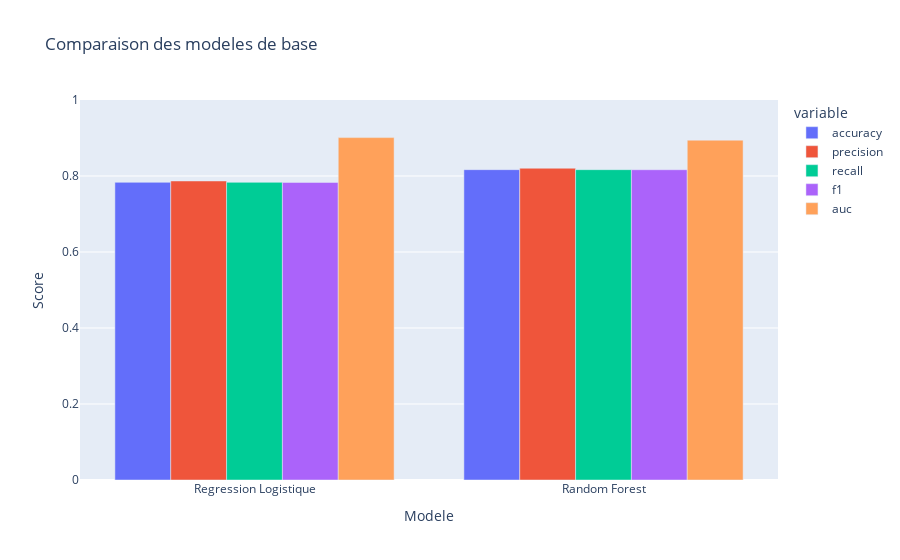

The notebook cell this image was saved under:
### Code cell
# Comparaison visuelle des deux modeles
comparison = pd.DataFrame({
    "Regression Logistique": logreg["result"]["metrics"],
    "Random Forest": rf["result"]["metrics"]
})
fig = px.bar(comparison.T, barmode="group", title="Comparaison des modeles de base",
             labels={"value": "Score", "index": "Modele"})
fig.update_layout(yaxis_range=[0, 1])
fig.show()

# Interpretation :
# - Si les scores sont proches, le probleme est probablement lineairement separable
# - Si Random Forest domine nettement, il y a des relations non-lineaires
# - L'AUC est souvent la metrique la plus fiable pour comparer des classifieurs

### Figure 1 — Plotly figure (JSON) as saved in the notebook; plotly's stock layout.template omitted (floating-point values rounded to 4 significant figures)
{"data": [{"alignmentgroup": "True", "hovertemplate": "variable=accuracy<br>Modele=%{x}<br>Score=%{y}<extra></extra>", "legendgroup": "accuracy", "marker": {"color": "#636efa", "pattern": {"shape": ""}}, "name": "accuracy", "offsetgroup": "accuracy", "orientation": "v", "showlegend": true, "textposition": "auto", "type": "bar", "x": ["Regression Logistique", "Random Forest"], "xaxis": "x", "y": [0.7833, 0.8167], "yaxis": "y"}, {"alignmentgroup": "True", "hovertemplate": "variable=precision<br>Modele=%{x}<br>Score=%{y}<extra></extra>", "legendgroup": "precision", "marker": {"color": "#EF553B", "pattern": {"shape": ""}}, "name": "precision", "offsetgroup": "precision", "orientation": "v", "showlegend": true, "textposition": "auto", "type": "bar", "x": ["Regression Logistique", "Random Forest"], "xaxis": "x", "y": [0.7869, 0.8205], "yaxis": "y"}, {"alignmentgroup": "True", "hovertemplate": "variable=recall<br>Modele=%{x}<br>Score=%{y}<extra></extra>", "legendgroup": "recall", "marker": {"color": "#00cc96", "pattern": {"shape": ""}}, "name": "recall", "offsetgroup": "recall", "orientation": "v", "showlegend": true, "textposition": "auto", "type": "bar", "x": ["Regression Logistique", "Random Forest"], "xaxis": "x", "y": [0.7833, 0.8167], "yaxis": "y"}, {"alignmentgroup": "True", "hovertemplate": "variable=f1<br>Modele=%{x}<br>Score=%{y}<extra></extra>", "legendgroup": "f1", "marker": {"color": "#ab63fa", "pattern": {"shape": ""}}, "name": "f1", "offsetgroup": "f1", "orientation": "v", "showlegend": true, "textposition": "auto", "type": "bar", "x": ["Regression Logistique", "Random Forest"], "xaxis": "x", "y": [0.7832, 0.8165], "yaxis": "y"}, {"alignmentgroup": "True", "hovertemplate": "variable=auc<br>Modele=%{x}<br>Score=%{y}<extra></extra>", "legendgroup": "auc", "marker": {"color": "#FFA15A", "pattern": {"shape": ""}}, "name": "auc", "offsetgroup": "auc", "orientation": "v", "showlegend": true, "textposition": "auto", "type": "bar", "x": ["Regression Logistique", "Random Forest"], "xaxis": "x", "y": [0.901, 0.8943], "yaxis": "y"}], "layout": {"barmode": "group", "legend": {"title": {"text": "variable"}, "tracegroupgap": 0}, "title": {"text": "Comparaison des modeles de base"}, "xaxis": {"anchor": "y", "domain": [0, 1], "title": {"text": "Modele"}}, "yaxis": {"anchor": "x", "domain": [0, 1], "range": [0, 1], "title": {"text": "Score"}}}}
